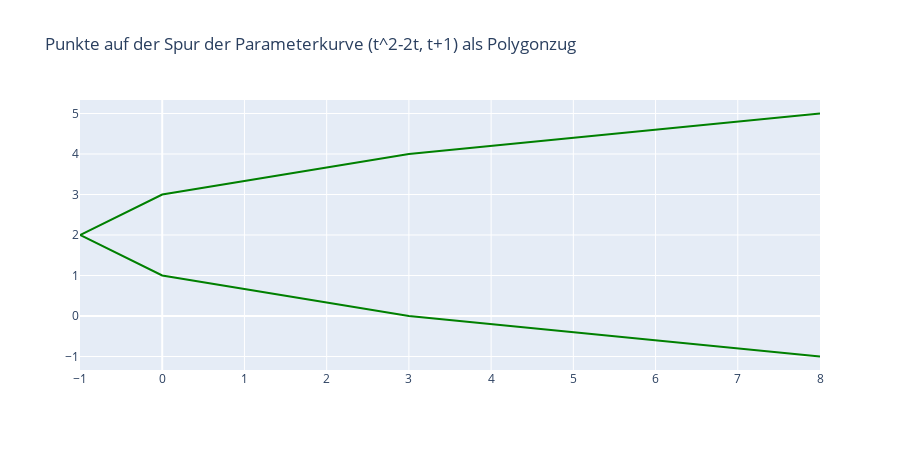

Notebook source saved alongside this figure:
### Markdown cell above
Auch mit Plotly ist der Wechsel zwischen der Ausgabe von Punkten oder eines Polygonzugs eine Option, hier der Funktion *go.Scatter*.

### Code cell
fig = go.Figure()
fig.add_trace(
    go.Scatter(x=x, 
               y=y,
               mode='lines',
               name='$first_example',
               marker=dict(color='green', size=8)
              )
    )

fig.update_layout(title='Punkte auf der Spur der Parameterkurve (t^2-2t, t+1) als Polygonzug', 
                  width=900, 
                  height=450)
fig.show()

### Figure 1 — Plotly figure (JSON) as saved in the notebook; plotly's stock layout.template omitted (floating-point values rounded to 4 significant figures)
{"data": [{"marker": {"color": "green", "size": 8}, "mode": "lines", "name": "$first_example", "type": "scatter", "x": [8, 3, 0, -1, 0, 3, 8], "y": [-1, 0, 1, 2, 3, 4, 5]}], "layout": {"height": 450, "title": {"text": "Punkte auf der Spur der Parameterkurve (t^2-2t, t+1) als Polygonzug"}, "width": 900, "xaxis": {"autorange": true, "range": [-1, 8], "type": "linear"}, "yaxis": {"autorange": true, "range": [-1.333, 5.333], "type": "linear"}}}
